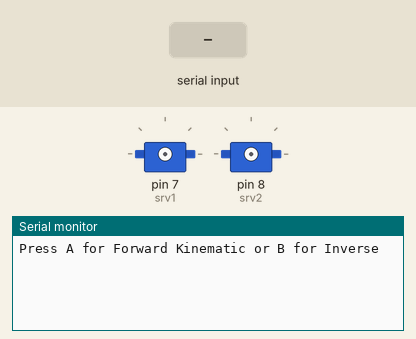
Simulated run of this sketch. Board: Arduino Uno, built with avr-gcc and run on an emulated ATmega328P. Parts: 2 × servo, the last lines printed to the serial monitor. Inputs (shaded band) come from the test bench.

Above: at 1.2 s.
1.3 s: "A" received over Serial
At 3.5 s:
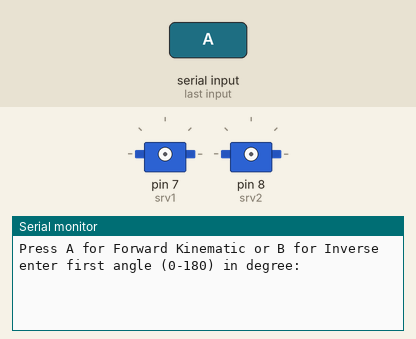
3.8 s: "90,45,200\n" received over Serial
At 5.7 s:
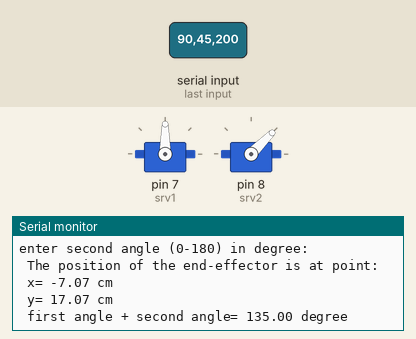
8.4 s: "b" received over Serial
At 10.1 s:
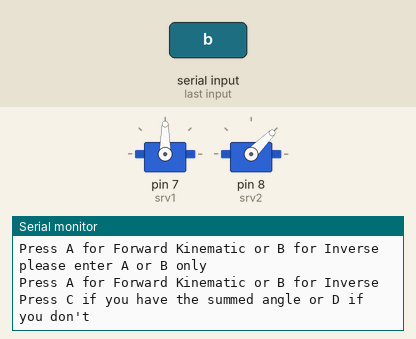
10.8 s: "a" received over Serial
At 12.9 s:
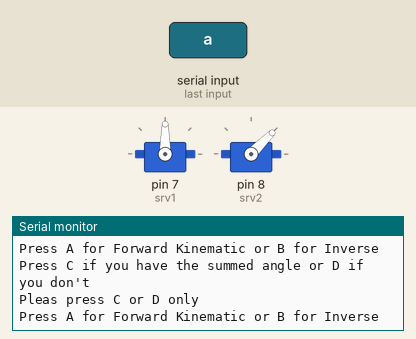

The sketch:

spectacular_leelo_robo1__1_.ino
```cpp
/* this is a (2D & 2DoF) robotic arm program
first it will ask you wether you want to use the forward or inverse method
if forward was chosen you will give angles and the program gives you the position of end-effector
also the first motor will move and the 2nd after it as a result to the input angles
if Inverse was chosen the program will asks if you know the summation angle to get a certain result
if yes you will enter it in addition to the x and y (end-effector point)
if no you will enter only x and y
and the program will caculate the angles for you */

#include <Servo.h>
#include <math.h>

Servo m1;
Servo m2;

float L1 = 10; // the length related to the 1st angle
float L2 = 10; // the length related to the 2nd angle
float x; // position of end-effector on the horizontal axis
float y; // position of end-effector on the vertical axis
float Q1; // first angle
float Q2; // second angele starting from the axis of 1st angle
float Q;  // the angle from the main horizontal axis to 2nd angle
String mainMethod; // to choose the method (Forward or Inverse)
String inverseMethod; // to know if the user want to enter Q in Inverse kinematic
int srv1 = 7; // first servo motor will move according to Q1
int srv2 = 8; // second servo and will move according to Q2

void setup() {

  Serial.begin(9600); } // speed of contacting the user


void loop() {

  // choose Forward or Inverse

  Serial.println("Press A for Forward Kinematic or B for Inverse");
  while(Serial.available() == 0) {}
  mainMethod = Serial.readString();

  // Forward Kinematic
  if ( mainMethod == "A" || mainMethod == "a") {

    Serial.println("enter first angle (0-180) in degree: ");
    while (Serial.available()== 0) {}
    Q1 = Serial.parseFloat();

    if ( Q1 >= 0 && Q1 <= 180) { // must be 0-180 because this is the range of servo motor angle

      Serial.println("enter second angle (0-180) in degree: ");
      while (Serial.available()== 0) {}
      Q2 = Serial.parseFloat();

      Q=Q1+Q2;

      if ( Q2 >= 0 && Q2 <= 180) { // must be 0-180 because this is the range of servo motor angle

        // from the trajectory sketch we found out the following #see attached PDF

        x = L1*cos(Q1*(PI/180)) + L2*cos(Q*(PI/180));
        y = L1*sin(Q1*(PI/180)) + L2*sin(Q*(PI/180));


        Serial.println(" The position of the end-effector is at point: ");
        Serial.print(" x= "); Serial.print(x); Serial.println(" cm");
        Serial.print(" y= "); Serial.print(y); Serial.println(" cm");
        Serial.print(" first angle + second angle= "); Serial.print(Q); Serial.println(" degree");

        m1.attach(srv1);
        m1.write(Q1);
        delay(1000);
        m2.attach(srv2);
        m2.write(Q2);
        delay(1000); }

      else { Serial.println("The angle must be in the range 0-180"); } }


    else { Serial.println("The angle must be in the range 0-180"); }
  }

  // Inverse Kinematic

  else if ( mainMethod == "b" || mainMethod == "B") {

    Serial.println("Press C if you have the summed angle or D if you don't");
    while (Serial.available()== 0) {}
    inverseMethod = Serial.readString();


    if ( inverseMethod == "C" || inverseMethod == "c" || inverseMethod == "D" || inverseMethod == "d") {

      Serial.println("enter the horizontal axis in cm: ");
      while (Serial.available()== 0) {}
      x = Serial.parseFloat();
      Serial.println("enter the vertical axis in cm: ");
      while (Serial.available()== 0) {}
      y = Serial.parseFloat();

      if ( inverseMethod == "C" || inverseMethod == "c" ) {

        Serial.println("enter the summation angle");
        Serial.println("(1st angle + 2nd angle) in degree: ");
        while (Serial.available()== 0) {}
        Q = Serial.parseFloat(); }


      float radQ2 = acos((pow(x,2)+pow(y,2)-pow(L1,2)-pow(L2,2))/(2*L1*L2));
      Q2 = radQ2 * (180/PI);

      if ( inverseMethod == "C" || inverseMethod == "c" ) {

        Q1 = Q - Q2; /*finding Q1 with Q known*/ }

      if ( inverseMethod == "D" || inverseMethod == "d" ) {


        // To find Q1 with unkown Q (not very accurate)
        //(using sine & cosine laws we could find out the following equations #see the attached PDF)
        // also trigonometic funs in arduino working on radians thats behind multiplying of 180/PI or PI/180

        float alpha = (180-Q2)*PI/180;
        float beta = atan(y/x) * 180/PI ;
        float O = asin((sin(alpha)*L2)/(sqrt(pow(x,2)+pow(y,2)))) * 180/PI;
        Q1 = beta - O;  }

      Serial.print(" The first angle= "); Serial.print(Q1); Serial.println(" degree");
      Serial.print(" The second angle= "); Serial.print(Q2); Serial.println(" degree");

      m1.attach(srv1);
      m1.write(Q1);
      delay(1000);
      m2.attach(srv2);
      m2.write(Q2);
      delay(1000); }

   else { Serial.println("Pleas press C or D only"); }
  }

  else { Serial.println( "please enter A or B only" ); }
}
```

Measured:
- after the input at 1.3 s, the serial monitor: prints a new line after 1.0 s (image 1)
- after the input at 3.8 s, the serial monitor: prints a new line at once (image 2)
- after the input at 8.4 s, the serial monitor: prints a new line after 1.0 s (image 3)
- after the input at 10.8 s, the serial monitor: prints a new line after 1.0 s (image 4)
